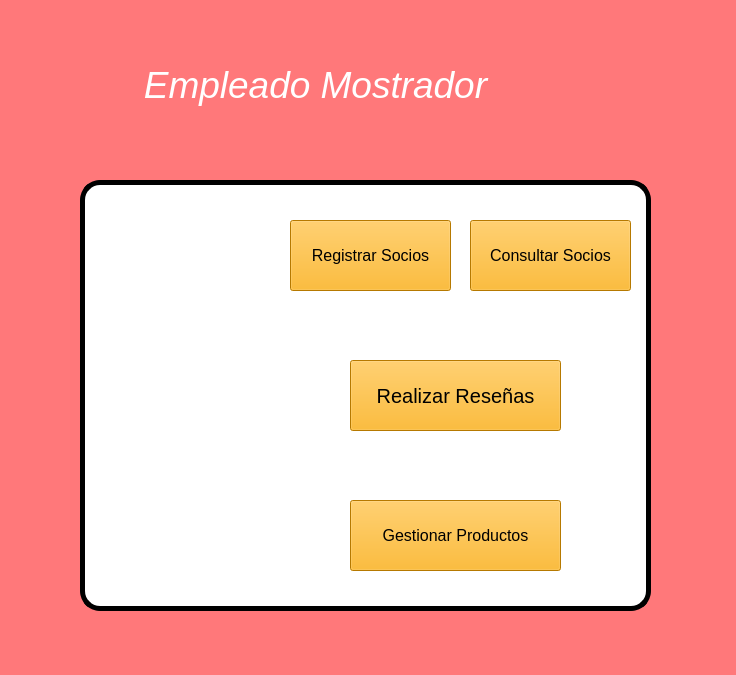
<?xml version="1.0" encoding="UTF-8"?>
<ui version="4.0">
 <class>MainWindow</class>
 <widget class="QMainWindow" name="MainWindow">
  <property name="geometry">
   <rect>
    <x>0</x>
    <y>0</y>
    <width>736</width>
    <height>675</height>
   </rect>
  </property>
  <property name="windowTitle">
   <string>MainWindow</string>
  </property>
  <property name="windowIcon">
   <iconset>
    <normaloff>../logo/logoTienda.jpeg</normaloff>../logo/logoTienda.jpeg</iconset>
  </property>
  <property name="styleSheet">
   <string notr="true">background-color: rgb(255, 120, 122);</string>
  </property>
  <widget class="QWidget" name="centralwidget">
   <widget class="QLabel" name="label">
    <property name="geometry">
     <rect>
      <x>60</x>
      <y>10</y>
      <width>511</width>
      <height>151</height>
     </rect>
    </property>
    <property name="font">
     <font>
      <pointsize>16</pointsize>
      <italic>true</italic>
     </font>
    </property>
    <property name="toolTip">
     <string>&lt;html&gt;&lt;head/&gt;&lt;body&gt;&lt;p&gt;&lt;br/&gt;&lt;/p&gt;&lt;/body&gt;&lt;/html&gt;</string>
    </property>
    <property name="text">
     <string>&lt;html&gt;&lt;head/&gt;&lt;body&gt;&lt;p align=&quot;center&quot;&gt;&lt;span style=&quot; font-size:28pt; color:#ffffff;&quot;&gt;Empleado Mostrador&lt;/span&gt;&lt;/p&gt;&lt;/body&gt;&lt;/html&gt;</string>
    </property>
   </widget>
   <widget class="QLabel" name="label_6">
    <property name="geometry">
     <rect>
      <x>80</x>
      <y>180</y>
      <width>571</width>
      <height>431</height>
     </rect>
    </property>
    <property name="styleSheet">
     <string notr="true">background-color: rgb(255, 255, 255);
border-radius: 20px;
border: 5px solid black;</string>
    </property>
    <property name="text">
     <string>&lt;html&gt;&lt;head/&gt;&lt;body&gt;&lt;p&gt;&lt;span style=&quot; font-size:28pt; color:#ffffff;&quot;&gt;Empleado Mostrador&lt;/span&gt;&lt;/p&gt;&lt;/body&gt;&lt;/html&gt;</string>
    </property>
   </widget>
   <widget class="QLabel" name="label_2">
    <property name="geometry">
     <rect>
      <x>550</x>
      <y>10</y>
      <width>161</width>
      <height>151</height>
     </rect>
    </property>
    <property name="text">
     <string/>
    </property>
    <property name="pixmap">
     <pixmap>../imagenes/mostradorImagen.png</pixmap>
    </property>
    <property name="scaledContents">
     <bool>true</bool>
    </property>
   </widget>
   <widget class="QPushButton" name="resenaBoton">
    <property name="geometry">
     <rect>
      <x>350</x>
      <y>360</y>
      <width>211</width>
      <height>71</height>
     </rect>
    </property>
    <property name="font">
     <font>
      <pointsize>15</pointsize>
     </font>
    </property>
    <property name="styleSheet">
     <string notr="true">background-color: rgb(255, 170, 0);</string>
    </property>
    <property name="text">
     <string>Realizar Reseñas</string>
    </property>
   </widget>
   <widget class="QPushButton" name="socioBoton">
    <property name="geometry">
     <rect>
      <x>290</x>
      <y>220</y>
      <width>161</width>
      <height>71</height>
     </rect>
    </property>
    <property name="font">
     <font>
      <pointsize>12</pointsize>
     </font>
    </property>
    <property name="styleSheet">
     <string notr="true">background-color: rgb(255, 170, 0);</string>
    </property>
    <property name="text">
     <string>Registrar Socios</string>
    </property>
   </widget>
   <widget class="QPushButton" name="productoBoton">
    <property name="geometry">
     <rect>
      <x>350</x>
      <y>500</y>
      <width>211</width>
      <height>71</height>
     </rect>
    </property>
    <property name="font">
     <font>
      <pointsize>12</pointsize>
     </font>
    </property>
    <property name="styleSheet">
     <string notr="true">background-color: rgb(255, 170, 0);</string>
    </property>
    <property name="text">
     <string>Gestionar Productos</string>
    </property>
   </widget>
   <widget class="QLabel" name="label_4">
    <property name="geometry">
     <rect>
      <x>140</x>
      <y>190</y>
      <width>121</width>
      <height>121</height>
     </rect>
    </property>
    <property name="styleSheet">
     <string notr="true">background-color: rgb(255, 255, 255);</string>
    </property>
    <property name="text">
     <string/>
    </property>
    <property name="pixmap">
     <pixmap>../imagenes/sociosImagen.png</pixmap>
    </property>
    <property name="scaledContents">
     <bool>true</bool>
    </property>
   </widget>
   <widget class="QLabel" name="label_5">
    <property name="geometry">
     <rect>
      <x>140</x>
      <y>340</y>
      <width>121</width>
      <height>121</height>
     </rect>
    </property>
    <property name="styleSheet">
     <string notr="true">background-color: rgb(255, 255, 255);</string>
    </property>
    <property name="text">
     <string/>
    </property>
    <property name="pixmap">
     <pixmap>../imagenes/resenaImagen.png</pixmap>
    </property>
    <property name="scaledContents">
     <bool>true</bool>
    </property>
   </widget>
   <widget class="QLabel" name="label_7">
    <property name="geometry">
     <rect>
      <x>130</x>
      <y>450</y>
      <width>151</width>
      <height>141</height>
     </rect>
    </property>
    <property name="styleSheet">
     <string notr="true">background-color: rgb(255, 255, 255);</string>
    </property>
    <property name="text">
     <string/>
    </property>
    <property name="pixmap">
     <pixmap>../imagenes/productoImagen.jpg</pixmap>
    </property>
    <property name="scaledContents">
     <bool>true</bool>
    </property>
   </widget>
   <widget class="QPushButton" name="consSocioBoton">
    <property name="geometry">
     <rect>
      <x>470</x>
      <y>220</y>
      <width>161</width>
      <height>71</height>
     </rect>
    </property>
    <property name="font">
     <font>
      <pointsize>12</pointsize>
     </font>
    </property>
    <property name="styleSheet">
     <string notr="true">background-color: rgb(255, 170, 0);</string>
    </property>
    <property name="text">
     <string>Consultar Socios</string>
    </property>
   </widget>
  </widget>
 </widget>
 <resources/>
 <connections/>
</ui>
